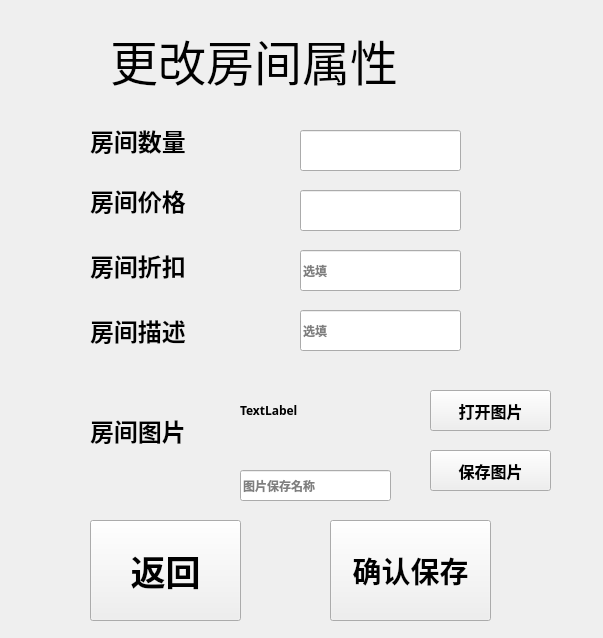
<?xml version="1.0" encoding="UTF-8"?>
<ui version="4.0">
 <class>RoomChange</class>
 <widget class="QWidget" name="RoomChange">
  <property name="geometry">
   <rect>
    <x>0</x>
    <y>0</y>
    <width>603</width>
    <height>638</height>
   </rect>
  </property>
  <property name="font">
   <font>
    <family>微软雅黑</family>
    <weight>75</weight>
    <bold>true</bold>
   </font>
  </property>
  <property name="windowTitle">
   <string>Form</string>
  </property>
  <widget class="QLabel" name="label">
   <property name="geometry">
    <rect>
     <x>110</x>
     <y>20</y>
     <width>401</width>
     <height>81</height>
    </rect>
   </property>
   <property name="font">
    <font>
     <family>微软雅黑</family>
     <pointsize>36</pointsize>
     <weight>50</weight>
     <bold>false</bold>
    </font>
   </property>
   <property name="text">
    <string>更改房间属性</string>
   </property>
  </widget>
  <widget class="QLabel" name="label_2">
   <property name="geometry">
    <rect>
     <x>90</x>
     <y>120</y>
     <width>131</width>
     <height>41</height>
    </rect>
   </property>
   <property name="font">
    <font>
     <pointsize>18</pointsize>
     <weight>75</weight>
     <bold>true</bold>
    </font>
   </property>
   <property name="text">
    <string>房间数量</string>
   </property>
  </widget>
  <widget class="QLabel" name="label_3">
   <property name="geometry">
    <rect>
     <x>90</x>
     <y>180</y>
     <width>131</width>
     <height>41</height>
    </rect>
   </property>
   <property name="font">
    <font>
     <pointsize>18</pointsize>
     <weight>75</weight>
     <bold>true</bold>
    </font>
   </property>
   <property name="text">
    <string>房间价格</string>
   </property>
  </widget>
  <widget class="QLabel" name="label_4">
   <property name="geometry">
    <rect>
     <x>90</x>
     <y>250</y>
     <width>131</width>
     <height>31</height>
    </rect>
   </property>
   <property name="font">
    <font>
     <pointsize>18</pointsize>
     <weight>75</weight>
     <bold>true</bold>
    </font>
   </property>
   <property name="text">
    <string>房间折扣</string>
   </property>
  </widget>
  <widget class="QLabel" name="label_5">
   <property name="geometry">
    <rect>
     <x>90</x>
     <y>410</y>
     <width>131</width>
     <height>41</height>
    </rect>
   </property>
   <property name="font">
    <font>
     <pointsize>18</pointsize>
     <weight>75</weight>
     <bold>true</bold>
    </font>
   </property>
   <property name="text">
    <string>房间图片</string>
   </property>
  </widget>
  <widget class="QLabel" name="label_6">
   <property name="geometry">
    <rect>
     <x>90</x>
     <y>310</y>
     <width>131</width>
     <height>41</height>
    </rect>
   </property>
   <property name="font">
    <font>
     <pointsize>18</pointsize>
     <weight>75</weight>
     <bold>true</bold>
    </font>
   </property>
   <property name="text">
    <string>房间描述</string>
   </property>
  </widget>
  <widget class="QLineEdit" name="lineNum">
   <property name="geometry">
    <rect>
     <x>300</x>
     <y>130</y>
     <width>161</width>
     <height>41</height>
    </rect>
   </property>
  </widget>
  <widget class="QLineEdit" name="linePrice">
   <property name="geometry">
    <rect>
     <x>300</x>
     <y>190</y>
     <width>161</width>
     <height>41</height>
    </rect>
   </property>
  </widget>
  <widget class="QLineEdit" name="lineDiscount">
   <property name="geometry">
    <rect>
     <x>300</x>
     <y>250</y>
     <width>161</width>
     <height>41</height>
    </rect>
   </property>
   <property name="placeholderText">
    <string>选填</string>
   </property>
  </widget>
  <widget class="QLineEdit" name="lineDiscription">
   <property name="geometry">
    <rect>
     <x>300</x>
     <y>310</y>
     <width>161</width>
     <height>41</height>
    </rect>
   </property>
   <property name="placeholderText">
    <string>选填</string>
   </property>
  </widget>
  <widget class="QLabel" name="labelimag">
   <property name="geometry">
    <rect>
     <x>240</x>
     <y>380</y>
     <width>141</width>
     <height>61</height>
    </rect>
   </property>
   <property name="text">
    <string>TextLabel</string>
   </property>
  </widget>
  <widget class="QPushButton" name="btnOpen">
   <property name="geometry">
    <rect>
     <x>430</x>
     <y>390</y>
     <width>121</width>
     <height>41</height>
    </rect>
   </property>
   <property name="font">
    <font>
     <pointsize>12</pointsize>
    </font>
   </property>
   <property name="text">
    <string>打开图片</string>
   </property>
  </widget>
  <widget class="QPushButton" name="btnSaveImag">
   <property name="geometry">
    <rect>
     <x>430</x>
     <y>450</y>
     <width>121</width>
     <height>41</height>
    </rect>
   </property>
   <property name="font">
    <font>
     <pointsize>12</pointsize>
    </font>
   </property>
   <property name="text">
    <string>保存图片</string>
   </property>
  </widget>
  <widget class="QPushButton" name="btnSave">
   <property name="geometry">
    <rect>
     <x>330</x>
     <y>520</y>
     <width>161</width>
     <height>101</height>
    </rect>
   </property>
   <property name="font">
    <font>
     <pointsize>22</pointsize>
     <weight>75</weight>
     <bold>true</bold>
    </font>
   </property>
   <property name="text">
    <string>确认保存</string>
   </property>
  </widget>
  <widget class="QPushButton" name="btnCancel">
   <property name="geometry">
    <rect>
     <x>90</x>
     <y>520</y>
     <width>151</width>
     <height>101</height>
    </rect>
   </property>
   <property name="font">
    <font>
     <pointsize>26</pointsize>
    </font>
   </property>
   <property name="text">
    <string>返回</string>
   </property>
  </widget>
  <widget class="QLineEdit" name="lineName">
   <property name="geometry">
    <rect>
     <x>240</x>
     <y>470</y>
     <width>151</width>
     <height>31</height>
    </rect>
   </property>
   <property name="placeholderText">
    <string>图片保存名称</string>
   </property>
  </widget>
 </widget>
 <resources/>
 <connections/>
</ui>
